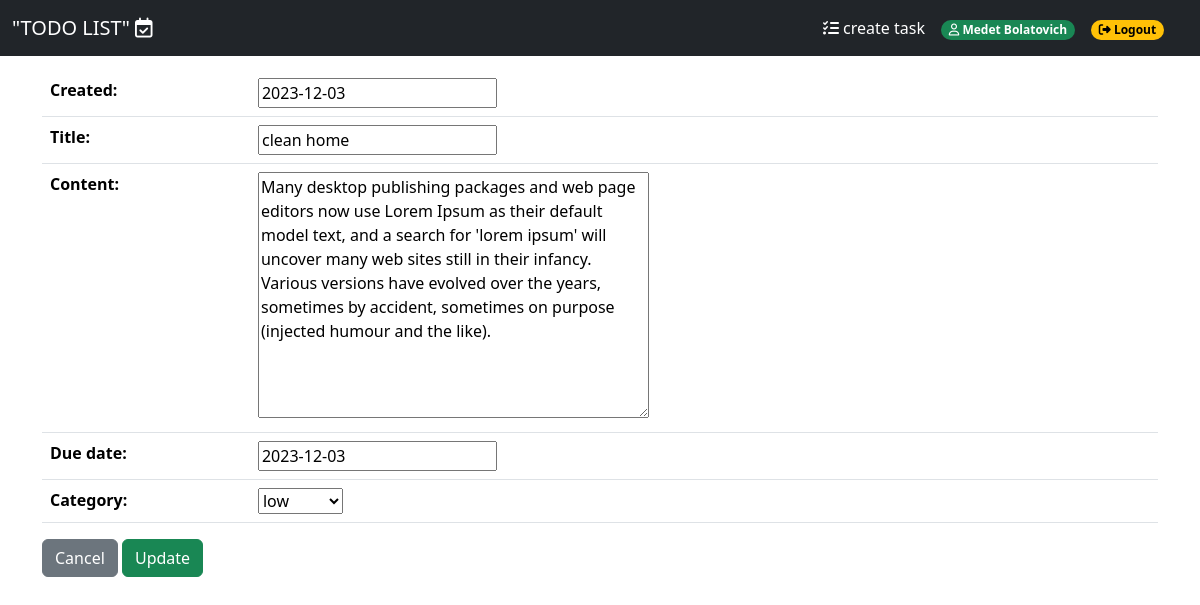
The page /update/11/ (signed in) on the database its author committed.
### app/models.py (models this page shows)
class Todolist(models.Model):
    title = models.CharField(max_length=250)
    content = models.TextField(blank=True)
    created = models.DateField(default=timezone.now().strftime("%Y-%m-%d"))
    due_date = models.DateField(default=timezone.now().strftime("%Y-%m-%d"))
    category = models.ForeignKey(Category, on_delete=models.PROTECT)
    user = models.ForeignKey(User, on_delete=models.CASCADE)
    status = models.BooleanField(verbose_name="Status", default=False, null=True, blank=True)
    class Meta:
        ordering = ['-created']

### app/views.py (the view)
# urls.py: path('update/<int:pk>/', TodoUpdatelView.as_view(), name='update'),
class TodoUpdatelView(UpdateView):
    model = Todolist
    form_class = TodoCreateForm
    template_name = 'update.html'
    success_url = reverse_lazy('todolist')

### app/forms.py
class TodoCreateForm(forms.ModelForm):
    class Meta:
        model = Todolist
        fields = ['created', 'title', 'content', 'due_date', 'category']

### app/models.py (called while the page is built)
    def __str__(self):
        return self.name

### templates/update.html (shortened to what this page needs)
{% extends "base.html" %}
{% block content %}
<div class="container mt-5">
    <form method="post">
        <table class="table">
            {{ form.as_table }}
        </table>
        <a href="{% url 'todolist' %}" class="btn btn-secondary">Cancel</a>
        <button type="submit" class="btn btn-success">Update</button>
    </form>
</div>
{% endblock %}

### templates/base.html (shortened to what this page needs)
{% load static %}
<!DOCTYPE html>
<html lang="en">
<head>
    <link href="https://cdn.jsdelivr.net/npm/bootstrap@5.3.2/dist/css/bootstrap.min.css" rel="stylesheet">
</head>
<body>
    <nav class="navbar navbar-expand-md navbar-dark fixed-top bg-dark">
        <div class="container-fluid">
            <a class="navbar-brand" href="{% url 'todolist' %}"> "TODO LIST" <i class="fa-regular fa-calendar-check"></i></a>
            <div class="offcanvas offcanvas-end text-bg-dark" tabindex="-1" id="offcanvasNavbar2" aria-labelledby="offcanvasNavbar2Label">
                <div class="offcanvas-body">
                    <ul class="navbar-nav justify-content-end flex-grow-1 pe-3">
                        {% if request.user.is_authenticated %}
                        <li class="nav-item">
                            <a class="nav-link active" aria-current="page" href="{% url 'todocreate' %}"><i class="fa-solid fa-list-check"></i> create task</a>
                        </li>
                        <li class="nav-item">
                            <span class="nav-link active" aria-current="page"><span class="badge text-bg-success rounded-pill" > <i class="fa-regular fa-user"></i>   {{ request.user.first_name }} </span></span>
                        </li>
                        <li class="nav-item">
                            <a class="nav-link active" aria-current="page" href="{% url 'logout' %}"> <span class="badge text-bg-warning rounded-pill"><i class="fa-solid fa-right-from-bracket"></i>  Logout</span> </a>
                        </li>
                        {% endif %}
                    </ul>
                </div>
            </div>
        </div>
    </nav>
    <div style="margin-top: 70px;">
        {% block content %}
        {% endblock %}
    </div>
</body>
</html>

### rows shown on the page
Todolist: created "2023-12-03", title "clean home", content "Many desktop publishing packages and web page editors now use Lorem Ipsum as their default model text, and a search for 'lorem ipsum' will uncover many web sites still in their infancy. Various versions have evolved over the years, sometimes by accident, sometimes on purpose (injected humour and the like).", due_date "2023-12-03", category "low"

### other values the page prints
{{ request.user.first_name }} "Medet Bolatovich"
